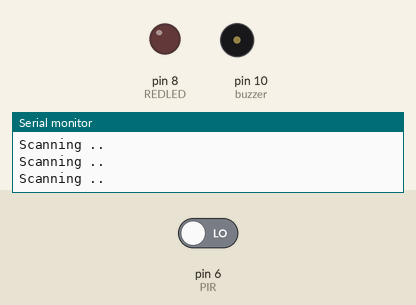
Recording of a sketch running on a simulated Arduino Uno, built with avr-gcc and run on an emulated ATmega328P. On the bench: output pins drawn as LEDs (lit = HIGH), buzzer (waves = sounding, pin HIGH), the last lines printed to the serial monitor. Dashed ring = blinking. The test bench sets the inputs (shaded band); at power-on: pin 6 (PIR) LOW.

Above: at 2.8 s.
2.9 s: pin 6 (PIR) driven HIGH
At 5.3 s:
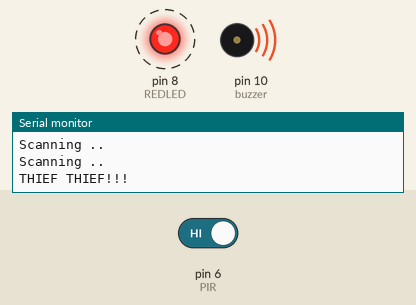
7.0 s: pin 6 (PIR) driven LOW
At 7.9 s:
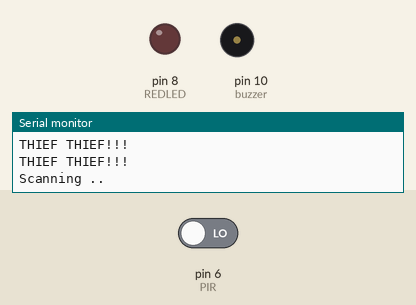
Timing chart, 0 to 10.0 s (numbered marks = the images above; inputs shaded):
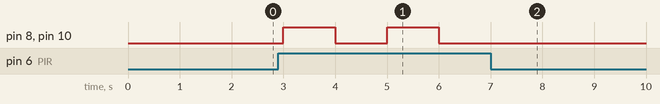

Measured:
- after the input at 2.9 s, pin 8 (REDLED), pin 10 (buzzer): alternates HIGH for 1.0 s and LOW for 1.0 s, starting after 0.10 s
- after the input at 7.0 s, pin 8 (REDLED), pin 10 (buzzer): stops changing and stays LOW

The sketch:

secuity_system.ino
```cpp
int REDLED =8;
int buzzer=10;
int PIR=6;

void setup() {
  Serial.begin(9600);
  pinMode(REDLED,OUTPUT);
  pinMode(buzzer,OUTPUT);
  pinMode(PIR,INPUT);

}

void loop() {
 if(digitalRead(PIR)==HIGH){
  digitalWrite(REDLED,HIGH);
  digitalWrite(buzzer,HIGH);
  delay(1000);
  digitalWrite(REDLED,LOW);
  digitalWrite(buzzer,LOW);
  delay(1000);
  Serial.println("THIEF THIEF!!!");
  }
 else{
  digitalWrite(REDLED,LOW);
  digitalWrite(buzzer,LOW);
  Serial.println("Scanning ..");
  delay(1000);
 }
 }
```
